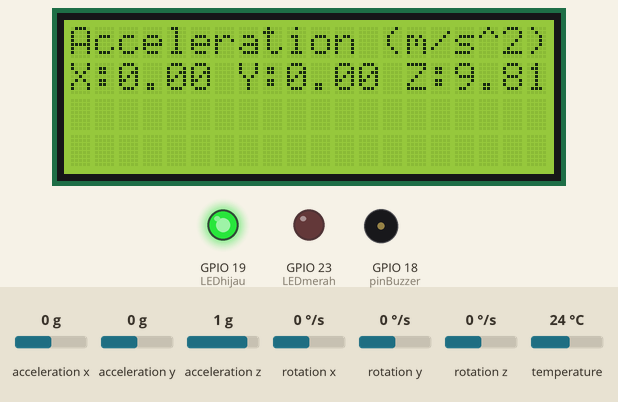
The sketch below on a simulated ESP32. Shown: 20×4 character LCD, output pins drawn as LEDs (lit = HIGH), buzzer (waves = sounding). The inputs (shaded band) are chosen by the test bench; at power-on: acceleration x 0 g, acceleration y 0 g, acceleration z 1 g, rotation x 0 °/s, rotation y 0 °/s, rotation z 0 °/s, temperature 24 °C. WiFi joins after 1.5 s; servers stay silent unless stated; what the sketch prints to the serial monitor is not drawn.

Above: at 2.8 s.
2.9 s: acceleration x set to -1.4 g
At 4.15 s:
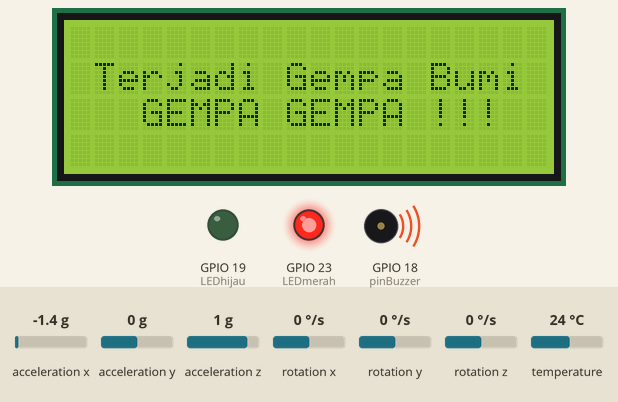
8.6 s: acceleration y set to -1.4 g
At 9.8 s:
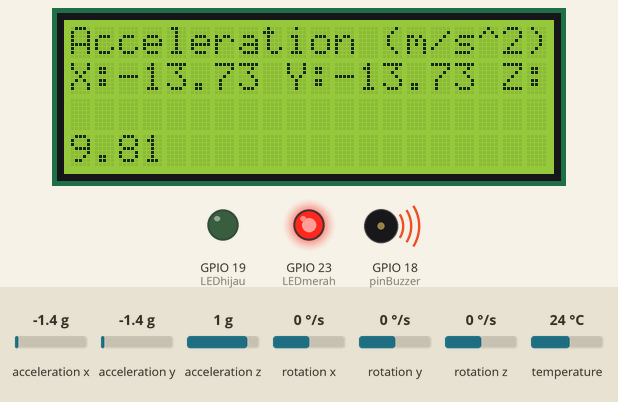
15.0 s: acceleration z set to -1.4 g
At 16.2 s:
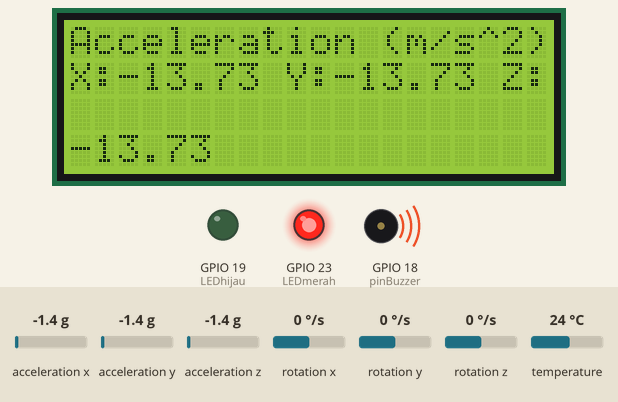
18.0 s: acceleration x set to -0.8 g
At 18.9 s:
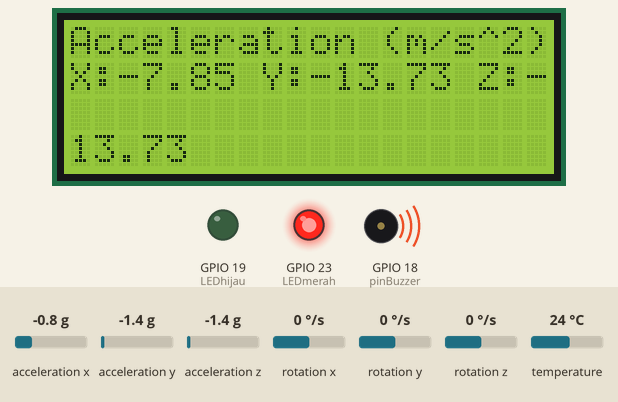
21.3 s: acceleration y set to -0.8 g
At 22.7 s:
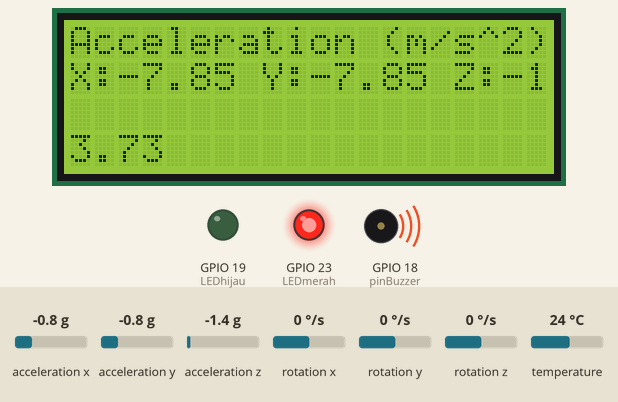
Timing chart, 0 to 28.7 s (numbered marks = the images above; inputs shaded):
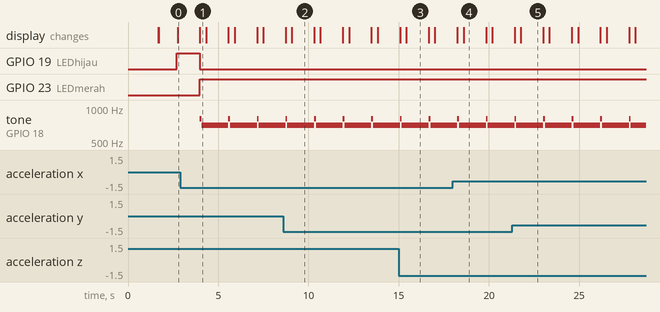

The sketch:

code_pendetesi_gempa.ino
```cpp
#include <WiFi.h>
#include <WiFiClient.h>
#include <Adafruit_MPU6050.h>
#include <Adafruit_Sensor.h>
#include <Wire.h>
#include "ThingSpeak.h"
#include <LiquidCrystal_I2C.h>
#include "freertos/FreeRTOS.h"
#include "freertos/task.h"
// WiFi credentials
#define WIFI_SSID "M114118"
#define WIFI_PASSWORD "your_password"

// Pin definitions
#define pinBuzzer 18
#define LEDmerah 23
#define LEDhijau 19

// LCD settings
LiquidCrystal_I2C lcd(0x27, 20, 4);

// MPU6050 object
Adafruit_MPU6050 mpu;

// ThingSpeak settings
WiFiClient client;
String thingSpeakAddress;
String writeAPIKey;
String tsfield1Name;
String request_string;

// Task handles
TaskHandle_t sensorDataTaskHandle;

// Semaphore handle
SemaphoreHandle_t semaphore;

// Mutex handle
portMUX_TYPE mutex = portMUX_INITIALIZER_UNLOCKED;

// Sensor data
double x, y, z;
double xg, yg, zg;
int t;

void setupWiFi()
{
   WiFi.disconnect();
  WiFi.begin("Wokwi-GUEST", "");
  while ((!(WiFi.status() == WL_CONNECTED))) {
    delay(300);
    Serial.print(".");
  }
  Serial.println("");
  Serial.println("WiFi connected");
  Serial.println("IP address: ");
  Serial.println(WiFi.localIP());

}

void setupMPU6050()
{
  if (!mpu.begin())
  {
    Serial.println("Failed to find MPU6050 chip");
    while (1)
    {
      delay(10);
    }
  }
  mpu.setAccelerometerRange(MPU6050_RANGE_16_G);
  mpu.setGyroRange(MPU6050_RANGE_250_DEG);
  mpu.setFilterBandwidth(MPU6050_BAND_21_HZ);
  delay(100);
}

void initializeLCD()
{
  lcd.init();
  lcd.backlight();
}

void displayLCD(const String &line1, const String &line2)
{
  lcd.clear();
  lcd.setCursor(0, 0);
  lcd.print(line1);
  lcd.setCursor(0, 1);
  lcd.print(line2);
}

void readMPU6050()
{
  sensors_event_t a, g, temp;
  mpu.getEvent(&a, &g, &temp);

   //Acceleration
  x = a.acceleration.x;
  y = a.acceleration.y;
  z = a.acceleration.z;

// Gyroscope
  xg = g.gyro.x;
  yg = g.gyro.y;
  zg = g.gyro.y;

  t = temp.temperature;

  //Tidak Gempa
  if ((x==0)and (y==0)){
    lcd.clear();
    lcd.setCursor(1, 1);
    lcd.println("Aman Tidak Terjadi");
    lcd.setCursor(5, 2);
    lcd.println("GEMPA BUMI");
    Serial.print("Aman : ");
    Serial.print(x);
    Serial.print(",");
    Serial.print(y);
    Serial.print(",");
    Serial.print(z);
    Serial.print(", ");
    delay(1000);
    tone(pinBuzzer, 0);
    digitalWrite(LEDmerah, LOW);
    digitalWrite(LEDhijau, HIGH);
  }
  //Terjadi Gempa
  else{
    lcd.clear();
    lcd.setCursor(1, 1);
    lcd.println("Terjadi Gempa Bumi");
    lcd.setCursor(3, 2);
    lcd.println("GEMPA GEMPA !!!");
    //Acceleration
    Serial.println("Acceleration : ");
    Serial.print(" X: ");
    Serial.print(x);
    Serial.print(", Y: ");
    Serial.print(y);
    Serial.print(", Z: ");
    Serial.print(z);
    Serial.println(" m/s^2");
    tone(pinBuzzer, 800);
    digitalWrite(LEDmerah, HIGH);
    digitalWrite(LEDhijau, LOW);
    delay(100);
    //Rotation
    Serial.println("Rotation : ");
    Serial.print(" X: ");
    Serial.print(xg);
    Serial.print(", Y: ");
    Serial.print(yg);
    Serial.print(", Z: ");
    Serial.print(zg);
    tone(pinBuzzer, 700);
    digitalWrite(LEDmerah, HIGH);
    digitalWrite(LEDhijau, LOW);
    delay(100);
    //Temperature
    Serial.println("Temperature : ");
    Serial.print("Temp :");
    Serial.print(t);
    Serial.println(" degC");
    delay(100);
  }

}


void processSensorDataTask(void *parameters)
{
  while (1)
  {
    // Read sensor data
    readMPU6050();

    // Update LCD
    String line1 = "Acceleration (m/s^2)";
    String line2 = "X:" + String(x) + " Y:" + String(y) + " Z:" + String(z);
    displayLCD(line1, line2);

    // Detect earthquake
    bool isEarthquake = false;
    if (x == 0 && y == 0)
    {
      isEarthquake = false;
    }
    else
    {
      isEarthquake = true;
    }

    // Update LED
    digitalWrite(LEDmerah, isEarthquake ? HIGH : LOW);
    digitalWrite(LEDhijau, isEarthquake ? LOW : HIGH);

    // Send data to ThingSpeak
    if (client.connect("api.thingspeak.com", 80))
    {
      request_string = "/update?";
      request_string += "key=";
      request_string += "DJJBY2GVDN935JXJ";
      request_string += "&";
      request_string += "field1";
      request_string += "=";
      request_string += x;
      request_string += "&";
      request_string += "field2";
      request_string += "=";
      request_string += y;
      request_string += "&";
      request_string += "field3";
      request_string += "=";
      request_string += z;

      request_string += "&";
      request_string += "field4";
      request_string += "=";
      request_string += xg;
      request_string += "&";
      request_string += "field5";
      request_string += "=";
      request_string += yg;
      request_string += "&";
      request_string += "field6";
      request_string += "=";
      request_string += zg;

      request_string += "&";
      request_string += "field7";
      request_string += "=";
      request_string += t;

      client.print(String("GET ") + request_string + " HTTP/1.1\r\n" +
                   "Host: " + thingSpeakAddress + "\r\n" +
                   "Connection: close\r\n\r\n");
      client.stop();
    }

    delay(1000);
  }
}

void setup()
{
  pinMode(LEDmerah, OUTPUT);
  pinMode(LEDhijau, OUTPUT);
  pinMode(pinBuzzer, OUTPUT);

  Serial.begin(115200);

  setupWiFi();
  setupMPU6050();
  initializeLCD();

  // Create semaphore
  semaphore = xSemaphoreCreateBinary();

  // Create sensor data task
  xTaskCreatePinnedToCore(
      processSensorDataTask,
      "SensorData",
      4096,
      NULL,
      2,
      &sensorDataTaskHandle,
      1);
}

void loop()
{
  // Do nothing in the main loop
}
```

Measured:
- after the input at 2.9 s, GPIO 19 (LEDhijau): HIGH → LOW after 1.1 s; GPIO 23 (LEDmerah): LOW → HIGH after 1.1 s; tone on GPIO 18 (pinBuzzer): alternates 800 Hz for 0.10 s and 700 Hz for 1.5 s, starting after 1.1 s; the display: changes after 1.1 s (image 1)
- after the input at 8.6 s, the display: first differs from a run without the input after 0.48 s (image 2)
- after the input at 15.0 s, the display: first differs from a run without the input after 0.42 s (image 3)
- after the input at 18.0 s, the display: first differs from a run without the input after 0.60 s (image 4)
- after the input at 21.3 s, the display: first differs from a run without the input after 0.47 s (image 5)
- what the display in image 2 shows lasts 1.2 s, from 9.1 s to 10.3 s
